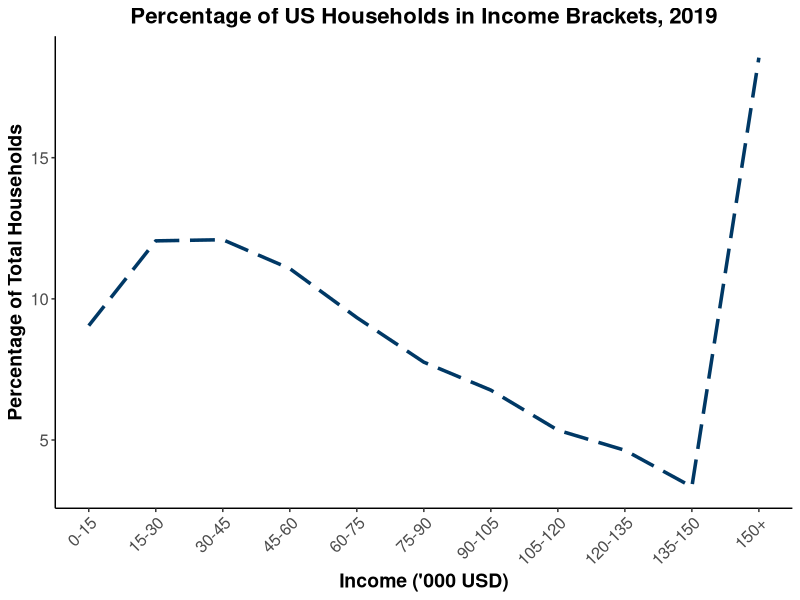

Source code (R):
## ---- chunk 1
knitr::opts_chunk$set(echo = TRUE)
## ---- chunk 2
# An Excel file downloaded from US Census
# "HINC-01. Selected Characteristics of Households by Total Money Income in 2019"
# https://www.census.gov/data/tables/time-series/demo/income-poverty/cps-hinc/hinc-01.html
# Manually copied and pasted 2 rows of data, and created CSV file. 

library(tidyverse)

dat01A <- read_csv("files/HINC_01_2019.csv") 
# checked on glimpse(), 1 row and 42 columns, need pivot_longer()
# save Total value for later use 
Total <- 128451

dat01A <- dat01A %>% 
          pivot_longer(!Total, names_to = "income", values_to = "count") %>%
          select(-Total) %>%
          mutate(percent = (count/Total)*100, 
                 groupnum = ceiling(row_number()/3)) %>%
          mutate(groupnum_new = if_else(groupnum > 11, 
                                        "11", 
                                        as.character(groupnum*1))) %>%
          mutate(groupnum_new = as.numeric(groupnum_new))

# Above: using mutate(), calculate y-axis in percent for x-axis, 
# income brackets are 0 to 15,000 etc, 
# that means each bracket contains 3 rows of dat01,
# using mutate() and based on row_number(), assign a group number for each row
# since x-axis highest income bracket is +$150,000 
# while the census data contains many groups above that
# everything higher than $150,000 belongs to a single group
# assigning "11" for everything above $150,000 seems brute force. 

# Below: Once we run group_by() the tibble would be unrecognizable
dat01A_group <- dat01A %>% 
                group_by(groupnum_new) %>% 
                summarize(added_bygroup = sum(percent, na.rm = 1)) %>%
                # column names make no sense, rename them
                rename(perc_aggregate = added_bygroup, 
                income_bracket = groupnum_new)

# Wanted to create a list with the x axis labels, then put directly into ggplot() 
# Ended up not using. 
# tb1 <- tibble(
#            income_bracket = 1:11, 
#            x_labels = c("0-15", "15-30", "30-45", "45-60", 
#                               "60-75", "75-90", "90-105", "105-120", 
#                               "120-135", "135-150", "150+")
#           ) 

ggplot(dat01A_group, aes(x = income_bracket, y = perc_aggregate)) +
  geom_line(show.legend = FALSE, linetype = "longdash", color="#003865", size = 1.2) + 
  scale_x_continuous(name = "Income ('000 USD)",
                   breaks = c(1,2,3,4,5,6,7,8,9,10,11),
                   labels = c("0-15","15-30", "30-45", "45-60", "60-75", 
                              "75-90", "90-105", "105-120", "120-135", "135-150", "150+")
                   ) +
  scale_y_continuous(name = "Percentage of Total Households") + 
  theme_classic() +
  ggtitle("Percentage of US Households in Income Brackets, 2019") + 
  theme(plot.title = element_text(hjust = 0.5, face = "bold", size=16), 
        axis.text.x = element_text(angle = 45, hjust=1, size=12),
        axis.text.y = element_text(size=12), 
        axis.title.x = element_text(size=14, face = "bold"), 
        axis.title.y = element_text(size=14, face = "bold"), 
        legend.margin = margin(6, 6, 6, 6))

# R version 4.0.3
# ggplot2 version 3.3.2

